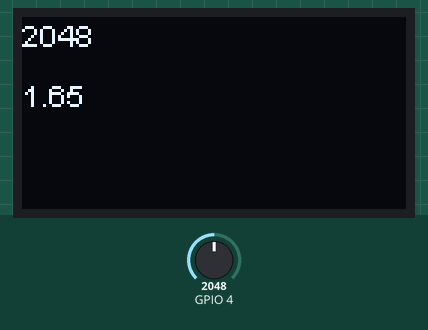
This sketch was run on a simulated ESP32. On the bench: 128×64 one-colour display. Inputs (shaded band) come from the test bench; at power-on: GPIO 4 = 2048.

Above: at 2.2 s.
2.3 s: GPIO 4 set to 2866
At 4.5 s:
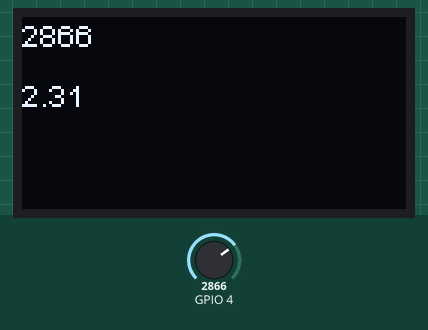
5.0 s: GPIO 4 set to 3603
At 6.5 s:
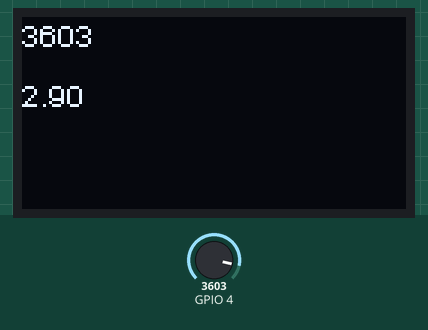
7.7 s: GPIO 4 set to 4095
At 9.4 s:
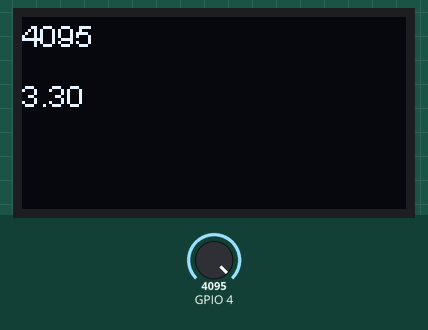
Timing chart, 0 to 10.9 s (numbered marks = the images above; inputs shaded):
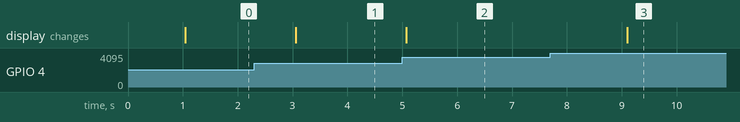

The sketch:

chargeur_pile_esp32.ino
```cpp
#include <Wire.h>
#include "SSD1306.h"

SSD1306  display(0x3c, 21, 22);
int analogValue;
float volt;

void setup() {
  pinMode (4,INPUT);
  display.init();
  display.drawString(0, 0, "Hello World");
  display.display();
  delay(1000);
}

void loop() {
  display.clear();
  analogValue = analogRead(4);
  volt = analogValue*3.3/4096;

  display.drawString(0,0,String(analogValue));
  display.drawString(0,20,String(volt));

  display.display();
  delay(2000);
  }
```

Measured:
- after the input at 2.3 s, the display: changes after 0.76 s (image 1)
- after the input at 5.0 s, the display: changes after 0.07 s (image 2)
- after the input at 7.7 s, the display: changes after 1.4 s (image 3)
